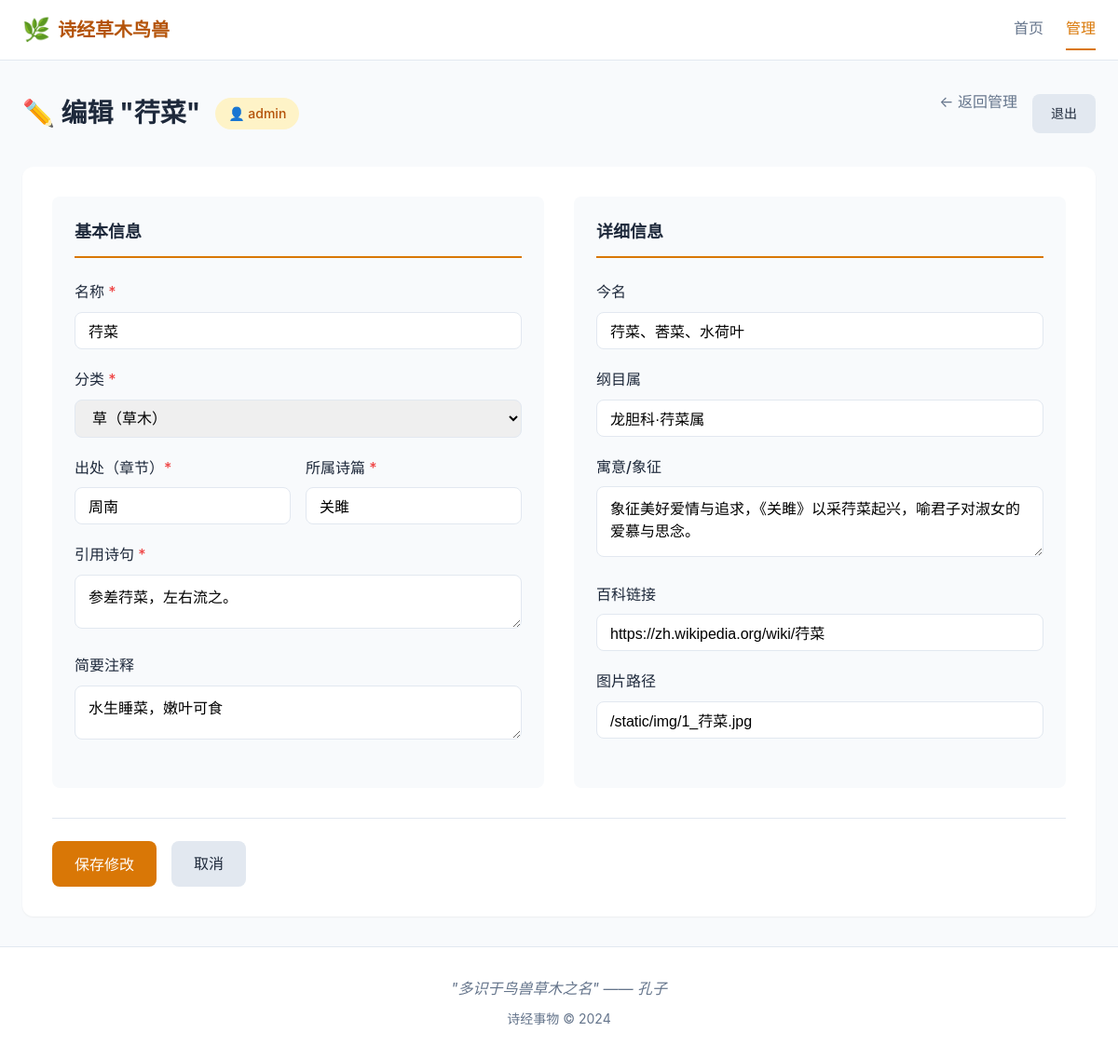
/manage/item/1 (signed in), run on the app's committed database.
### shijing_things/models/models.py (models this page shows, shortened)
class ShijingItem(Base):
    __tablename__ = "shijing_items"
    id = Column(Integer, primary_key=True, index=True)
    name = Column(String(100), nullable=False, index=True)
    category = Column(String(10), nullable=False, index=True)  # 草、木、鸟、兽、虫、鱼
    poem = Column(String(100), nullable=False, index=True)  # 所属诗篇
    source = Column(String(50), nullable=False, index=True)  # 出处（如：周南、邶风等）
    quote = Column(Text, nullable=False)  # 引用诗句
    description = Column(Text, nullable=True)  # 简要注释
    image_url = Column(String(255), nullable=True, default="")  # 图片路径
    modern_name = Column(String(255), nullable=True, default="")  # 今名
    taxonomy = Column(String(255), nullable=True, default="")  # 纲目属
    symbolism = Column(Text, nullable=True, default="")  # 寓意
    wiki_link = Column(String(255), nullable=True, default="")  # 百科链接

### shijing_things/routers/pages.py (the view)
@router.get("/manage/item/{item_id}", response_class=HTMLResponse)
def edit_item_page(item_id: int, request: Request, db: Session = Depends(get_db)):
    if not is_logged_in(request):
        return RedirectResponse(url=f"/login?next=/manage/item/{item_id}", status_code=302)
    item = crud_item.get(db, item_id=item_id)
    if not item:
        raise HTTPException(status_code=404, detail="事物不存在")
    return templates.TemplateResponse("edit.html", {
        "request": request,
        "item": item,
        "is_edit": True,
        "username": request.session.get("username", ""),
    })

### shijing_things/templates/edit.html (shortened to what this page needs)
{% extends "base.html" %}
{% block content %}
<div class="container">
    <div class="page-header">
        <div class="page-header-left">
            <h1 class="page-title">
                {% if is_edit %}
                ✏️ 编辑 "{{ item.name }}"
                {% else %}
                ➕ 新建事物
                {% endif %}
            </h1>
            <span class="user-badge">👤 {{ username }}</span>
        </div>
        <div class="page-header-right">
            <a href="/manage" class="back-link">← 返回管理</a>
            <a href="/logout" class="btn btn-secondary">退出</a>
        </div>
    </div>
    <form id="item-form" class="edit-form">
        <div class="form-grid">
            <div class="form-section">
                <h3>基本信息</h3>
                <div class="form-group">
                    <label for="name">名称 <span class="required">*</span></label>
                    <input type="text" id="name" name="name" required
                           value="{{ item.name if item else '' }}">
                </div>
                <div class="form-group">
                    <label for="category">分类 <span class="required">*</span></label>
                    <select id="category" name="category" required>
                        <option value="草" {% if item and item.category == '草' %}selected{% endif %}>草（草木）</option>
                    </select>
                </div>
                <div class="form-row">
                    <div class="form-group">
                        <label for="source">出处（章节）<span class="required">*</span></label>
                        <input type="text" id="source" name="source" required
                               value="{{ item.source if item else '' }}"
                               placeholder="如：周南、邶风">
                    </div>
                    <div class="form-group">
                        <label for="poem">所属诗篇 <span class="required">*</span></label>
                        <input type="text" id="poem" name="poem" required
                               value="{{ item.poem if item else '' }}"
                               placeholder="如：关雎">
                    </div>
                </div>
                <div class="form-group">
                    <label for="quote">引用诗句 <span class="required">*</span></label>
                    <textarea id="quote" name="quote" rows="2" required
                              placeholder="诗经中描述该事物的诗句">{{ item.quote if item else '' }}</textarea>
                </div>
                <div class="form-group">
                    <label for="description">简要注释</label>
                    <textarea id="description" name="description" rows="2"
                              placeholder="简要说明">{{ item.description if item else '' }}</textarea>
                </div>
            </div>
            <div class="form-section">
                <h3>详细信息</h3>
                <div class="form-group">
                    <label for="modern_name">今名</label>
                    <input type="text" id="modern_name" name="modern_name"
                           value="{{ item.modern_name if item else '' }}"
                           placeholder="现代名称">
                </div>
                <div class="form-group">
                    <label for="taxonomy">纲目属</label>
                    <input type="text" id="taxonomy" name="taxonomy"
                           value="{{ item.taxonomy if item else '' }}"
                           placeholder="如：龙胆科·荇菜属">
                </div>
                <div class="form-group">
                    <label for="symbolism">寓意/象征</label>
                    <textarea id="symbolism" name="symbolism" rows="3"
                              placeholder="文化象征意义与诗意解读">{{ item.symbolism if item else '' }}</textarea>
                </div>
                <div class="form-group">
                    <label for="wiki_link">百科链接</label>
                    <input type="url" id="wiki_link" name="wiki_link"
                           value="{{ item.wiki_link if item else '' }}"
                           placeholder="https://...">
                </div>
                <div class="form-group">
                    <label for="image_url">图片路径</label>
                    <input type="text" id="image_url" name="image_url"
                           value="{{ item.image_url if item else '' }}"
                           placeholder="/img/xxx.jpg">
                </div>
            </div>
        </div>
        <div class="form-actions">
            <button type="submit" class="btn btn-primary btn-lg">
                {% if is_edit %}保存修改{% else %}创建事物{% endif %}
            </button>
            <a href="/manage" class="btn btn-secondary btn-lg">取消</a>
        </div>
    </form>
</div>
{% endblock %}

### shijing_things/static/css/style.css (style rules this page uses)
:root { --color-primary: #d97706; --color-primary-dark: #b45309; --color-primary-light: #fef3c7; --color-cao: #10b981; --color-mu: #d97706; --color-niao: #3b82f6; --color-shou: #f97316; --color-chong: #a855f7; --color-yu: #06b6d4; --color-bg: #f8fafc; --color-card: #ffffff; --color-text: #1e293b; --color-text-light: #64748b; --color-border: #e2e8f0; --shadow-sm: 0 1px 2px 0 rgb(0 0 0 / 0.05); --shadow: 0 4px 6px -1px rgb(0 0 0 / 0.1); --shadow-lg: 0 10px 15px -3px rgb(0 0 0 / 0.1); --radius: 12px; --radius-sm: 8px; }
* { margin: 0; padding: 0; box-sizing: border-box; }
body { font-family: -apple-system, BlinkMacSystemFont, "Segoe UI", Roboto, "Helvetica Neue", Arial, sans-serif; background: var(--color-bg); color: var(--color-text); line-height: 1.6; min-height: 100vh; display: flex; flex-direction: column; }
.container { max-width: 1280px; margin: 0 auto; padding: 0 1.5rem; width: 100%; }
.back-link { display: inline-flex; align-items: center; gap: 0.5rem; color: var(--color-text-light); text-decoration: none; margin-bottom: 1.5rem; transition: color 0.2s; }
.page-header { display: flex; justify-content: space-between; align-items: center; margin-bottom: 2rem; }
.page-title { font-size: 1.75rem; font-weight: 700; }
.edit-form { background: var(--color-card); border-radius: var(--radius); padding: 2rem; box-shadow: var(--shadow-sm); }
.form-grid { display: grid; grid-template-columns: repeat(auto-fit, minmax(300px, 1fr)); gap: 2rem; }
.form-section { padding: 1.5rem; background: var(--color-bg); border-radius: var(--radius-sm); }
.form-section h3 { font-size: 1.125rem; margin-bottom: 1.5rem; padding-bottom: 0.75rem; border-bottom: 2px solid var(--color-primary); }
.form-group { margin-bottom: 1.25rem; }
.form-row { display: grid; grid-template-columns: 1fr 1fr; gap: 1rem; }
.form-group label { display: block; margin-bottom: 0.5rem; font-weight: 500; color: var(--color-text); }
.form-group .required { color: #ef4444; }
.form-group input, .form-group select, .form-group textarea { width: 100%; padding: 0.625rem 0.875rem; border: 1px solid var(--color-border); border-radius: var(--radius-sm); font-size: 1rem; transition: border-color 0.2s; }
.form-actions { display: flex; gap: 1rem; margin-top: 2rem; padding-top: 1.5rem; border-top: 1px solid var(--color-border); }
.btn { display: inline-flex; align-items: center; justify-content: center; padding: 0.625rem 1.25rem; border-radius: var(--radius-sm); font-size: 0.875rem; font-weight: 500; text-decoration: none; border: none; cursor: pointer; transition: all 0.2s; }
.btn-lg { padding: 0.75rem 1.5rem; font-size: 1rem; }
.btn-primary { background: var(--color-primary); color: white; }
.btn-secondary { background: var(--color-border); color: var(--color-text); }

### shijing_things/templates/edit.html (style rules this page uses)
.page-header { display: flex; justify-content: space-between; align-items: center; flex-wrap: wrap; gap: 1rem; }
.page-header-left { display: flex; align-items: center; gap: 1rem; }
.page-header-right { display: flex; align-items: center; gap: 1rem; }
.user-badge { background: var(--color-primary-light); color: var(--color-primary-dark); padding: 0.375rem 0.875rem; border-radius: 9999px; font-size: 0.875rem; font-weight: 500; }

### data on the page
ShijingItem: name "荇菜", category "草（草木）", source "周南", poem "关雎", quote "参差荇菜，左右流之。", description "水生睡菜，嫩叶可食", modern_name "荇菜、莕菜、水荷叶", taxonomy "龙胆科·荇菜属", symbolism "象征美好爱情与追求，《关雎》以采荇菜起兴，喻君子对淑女的爱慕与思念。", wiki_link "https://zh.wikipedia.org/wiki/荇菜", image_url "/static/img/1_荇菜.jpg"

### other printed values
{{ username }} "admin"
